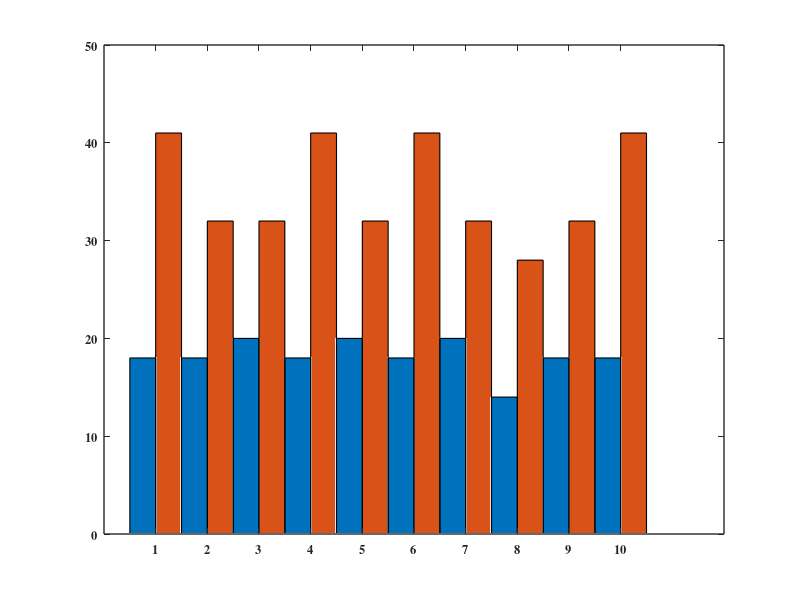

Here is the MATLAB script that generated this plot: (Note: this script raises an error after producing the figure.)
% This script creates bar graphs of each replicate of anc and evo dmutS strains

clear


set(0,'DefaultAxesFontSize', 9); %Eight point Times is suitable typeface for an IEEE paper. Same as figure caption size
set(0,'DefaultAxesFontWeight', 'bold');
set(0,'DefaultFigureColor','w')
set(0,'defaulttextinterpreter','tex') %Allows us to use LaTeX maths notation
set(0, 'DefaultAxesFontName', 'times');
set(0, 'DefaultAxesLineWidth', 1);


figure('Name','Measured Data','NumberTitle','on'); %Let's make a simple time series plot of notional data
set(gcf, 'Units','centimeters')
set(gcf, 'Position',[0 0 18.3 10.89])



anc_vs_evo = [18, 41; 18, 32; 20, 32; 18, 41; 20, 32; 18, 41; 20, 32; 14, 28; 18, 32; 18, 41]; 


b = bar(anc_vs_evo, 'grouped', 'BarWidth', 1, 'LineWidth', 0.8);
b(1).FaceColor = [180,0,50]/255;
b(2).FaceColor = [0,50,180]/255;

%ylim([0 45]);
box off 


xlabel('\textbf{ {$\Delta$mutS} replicates}', 'Interpreter','latex', 'FontSize', 13);
set(gca,'xticklabel',{'#1';'#2';'#3'; '#4'; '#5'; '#6'; '#7'; '#8'; '#9'; '#10'});
ylabel('\textbf{Number of survival days}', 'Interpreter','latex', 'FontSize', 13)
leg_1 = legend('\textbf{ Anc{$\Delta$mutS} }', '\textbf{ Evo{$\Delta$mutS} }','Interpreter','latex', 'Location', 'NorthWest', 'EdgeColor', 'w', 'FontSize', 9.5, 'Orientation', 'horizontal');

leg_1.ItemTokenSize = [20,10];


title('\textbf{B}', 'Interpreter','latex', 'FontSize', 18, 'position',[-0.1 45])


%% This part export the figure into a png file

filename = 'Bar_graph_for_dmuts_anc_vs_evo_cols_for_lifespan_final.png' ; %Descriptive name timestamp and .png file format

export_fig(filename, '-m3', '-nocrop')
